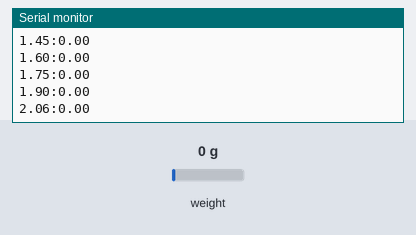
The sketch below on a simulated Arduino Uno, built with avr-gcc and run on an emulated ATmega328P. Shown: the last lines printed to the serial monitor. The inputs (shaded band) are chosen by the test bench; at power-on: weight on the scale 0 g.

Above: at 2.2 s.
2.3 s: weight on the scale set to 100 g
At 2.34 s:
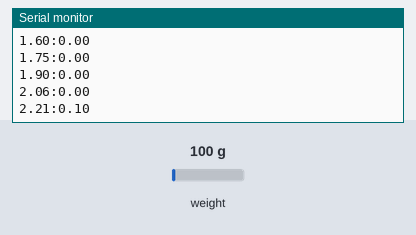
3.8 s: weight on the scale set to 1250 g
At 3.85 s:
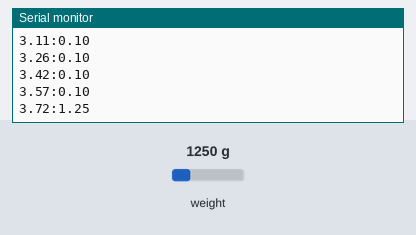
Timing chart, 0 to 6.8 s (numbered marks = the images above; inputs shaded):
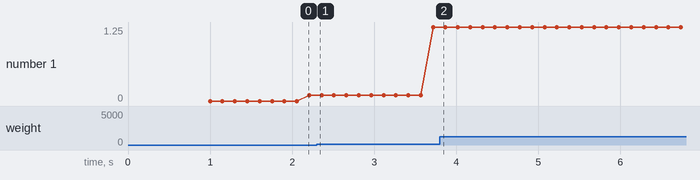

The sketch:

HX711_Scale.ino
```cpp
// (licence header left out)
#include "HX711.h" //This library can be obtained here http://librarymanager/All#Avia_HX711


#define calibration_factor -7890.0 //This value is obtained using the SparkFun_HX711_Calibration sketch

#define LOADCELL_DOUT_PIN  3
#define LOADCELL_SCK_PIN  2
static float start_time = millis();
HX711 scale;

void setup() {
  Serial.begin(9600);
//  Serial.println("HX711 scale demo");

  scale.begin(LOADCELL_DOUT_PIN, LOADCELL_SCK_PIN);
  scale.set_scale(calibration_factor); //This value is obtained by using the SparkFun_HX711_Calibration sketch
  scale.tare();  //Assuming there is no weight on the scale at start up, reset the scale to 0
//  Serial.println("Readings");
}

void loop() {
  float time_till_now = (millis() - start_time)/1000;
//  Serial.print("time:");
  Serial.print(time_till_now,2);
//  Serial.print(":weight:");
  Serial.print(":");
  Serial.print(scale.get_units(), 2); //scale.get_units() returns a float
//  Serial.print(" kg"); //You can change this to kg but you'll need to refactor the calibration_factor
  Serial.println();
  delay(50);
}
```

Measured:
- plotted number 1: 0.1 → 1.25 after the input at 2.3 s
